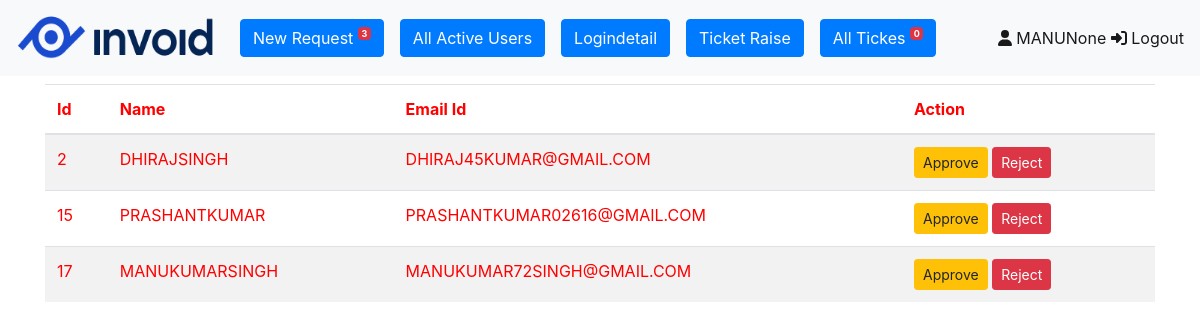
Page /viewallrequest/ (signed in) on the committed database.
### User/models.py (models this page shows, shortened)
class User(models.Model):
    fname=models.CharField(max_length=50)
    lname =models.CharField(max_length=50,null=True)
    gen = models.CharField(max_length=7)
    email = models.EmailField(max_length=100,unique=True)
    pwd = models.CharField(max_length=10)
    utype = models.ForeignKey(UserType,on_delete=models.CASCADE)
    approvedby = models.IntegerField(null=True)
    approveldt = models.DateTimeField(null=True)

### User/views.py (the view)
# urls.py: path('viewallrequest/',views.viewallrequest),
def viewallrequest(request):
    uid = request.session.get('uid', 'none')
    if uid == 'none':
        return redirect('/login/')
    un = request.session.get('un')
    uid = request.session.get('uid')
    ut = request.session.get('ut')
    new_request = User.objects.filter(approvedby= None)
    tnr = len(new_request)
    newtr = Ticket.objects.filter(status=None)
    ntr = len(newtr)
    return render(request,'viewallrequest.html',{'uid':uid,'tr':tnr,'nr':new_request,'un':un,'ut':ut,'ntr':ntr})

### User/templates/viewallrequest.html (shortened to what this page needs)
{% extends 'base.html'%}
{%block content%}
<div class="row">
    <div class="col-12">
        <table class="table table-striped" style="color:red">
            <thead>
                <tr>
                    <th>Id</th>
                    <th>Name</th>
                    <th>Email Id</th>
                    <th>Action</th>
                </tr>
            </thead>
            <tbody>
                {% for n in nr %}
            <tr>
                <td>{{ n.id}}</td>
                <td>{{ n.fname|upper}}{{n.lname|upper}}</td>
                <td>{{ n.email|upper}}</td>
                <td>
                    <a href="/approveduser/{{n.id}}/{{uid}}" class="btn btn-warning btn-sm">Approve</a>
                    <a href="/rejectuser/{{n.id}}" class="btn btn-danger btn-sm">Reject</a>
                </td>
            </tr>
            {%endfor%}
            </tbody>
        </table>
    </div>
</div>
{%endblock%}

### rows in the picture
User: id "2", fname "DHIRAJ", lname "SINGH", email "DHIRAJ45KUMAR@GMAIL.COM"
User: id "15", fname "PRASHANT", lname "KUMAR", email "PRASHANTKUMAR02616@GMAIL.COM"
User: id "17", fname "MANUKUMAR", lname "SINGH", email "MANUKUMAR72SINGH@GMAIL.COM"

### other values in the picture
{{ tr }} "3"
{{ ntr }} "0"
{{ un |upper }} "MANU"
{{ ut }} "None"
